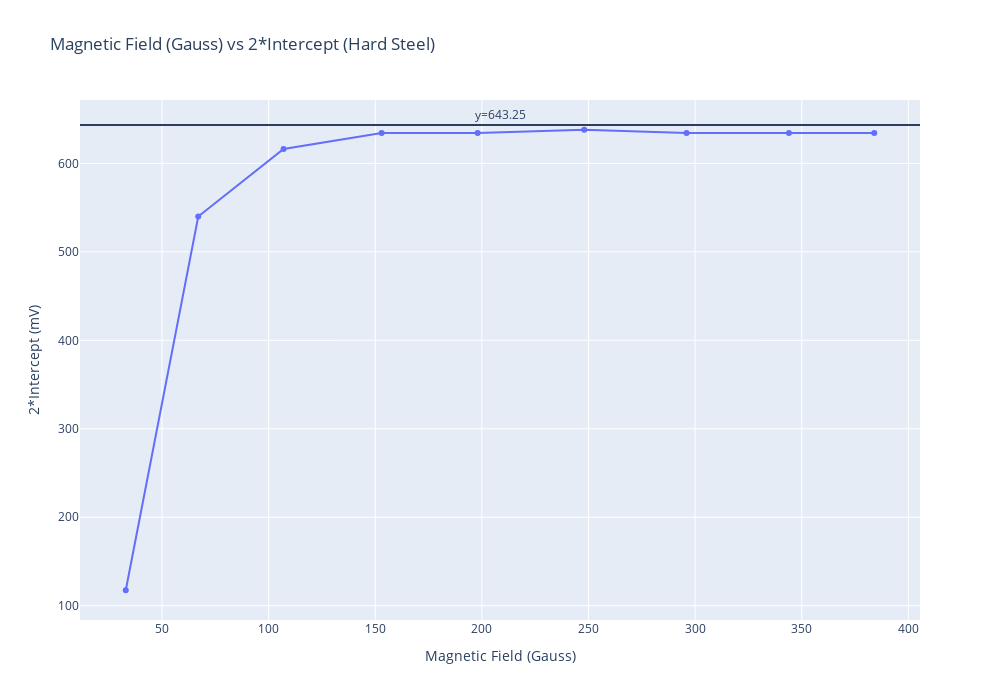

The cell this chart's notebook holds for it:
### Code cell
# Create traces
fig = go.Figure()
fig.add_trace(go.Scatter(x=readings['Mag_Field'], y=readings['2*Intercept'],mode='markers+lines',name='Observations'))
fig.add_hline(y=643.25,annotation_text="y=643.25",annotation_position='top')
fig.update_layout(xaxis_title="Magnetic Field (Gauss)",yaxis_title="2*Intercept (mV)",width=1000,height=700,
                  title = ' Magnetic Field (Gauss) vs 2*Intercept (Hard Steel)')

### Figure 1 — Plotly figure (JSON) as saved in the notebook; plotly's stock layout.template omitted (floating-point values rounded to 4 significant figures)
{"data": [{"mode": "markers+lines", "name": "Observations", "type": "scatter", "x": [33, 67, 107, 153, 198, 248, 296, 344, 384], "y": [117.5, 540, 616.2, 634.2, 634.2, 638, 634.2, 634.2, 634.2]}], "layout": {"annotations": [{"showarrow": false, "text": "y=643.25", "x": 0.5, "xanchor": "center", "xref": "x domain", "y": 643.2, "yanchor": "bottom", "yref": "y"}], "height": 700, "shapes": [{"type": "line", "x0": 0, "x1": 1, "xref": "x domain", "y0": 643.2, "y1": 643.2, "yref": "y"}], "title": {"text": " Magnetic Field (Gauss) vs 2*Intercept (Hard Steel)"}, "width": 1000, "xaxis": {"title": {"text": "Magnetic Field (Gauss)"}}, "yaxis": {"title": {"text": "2*Intercept (mV)"}}}}
